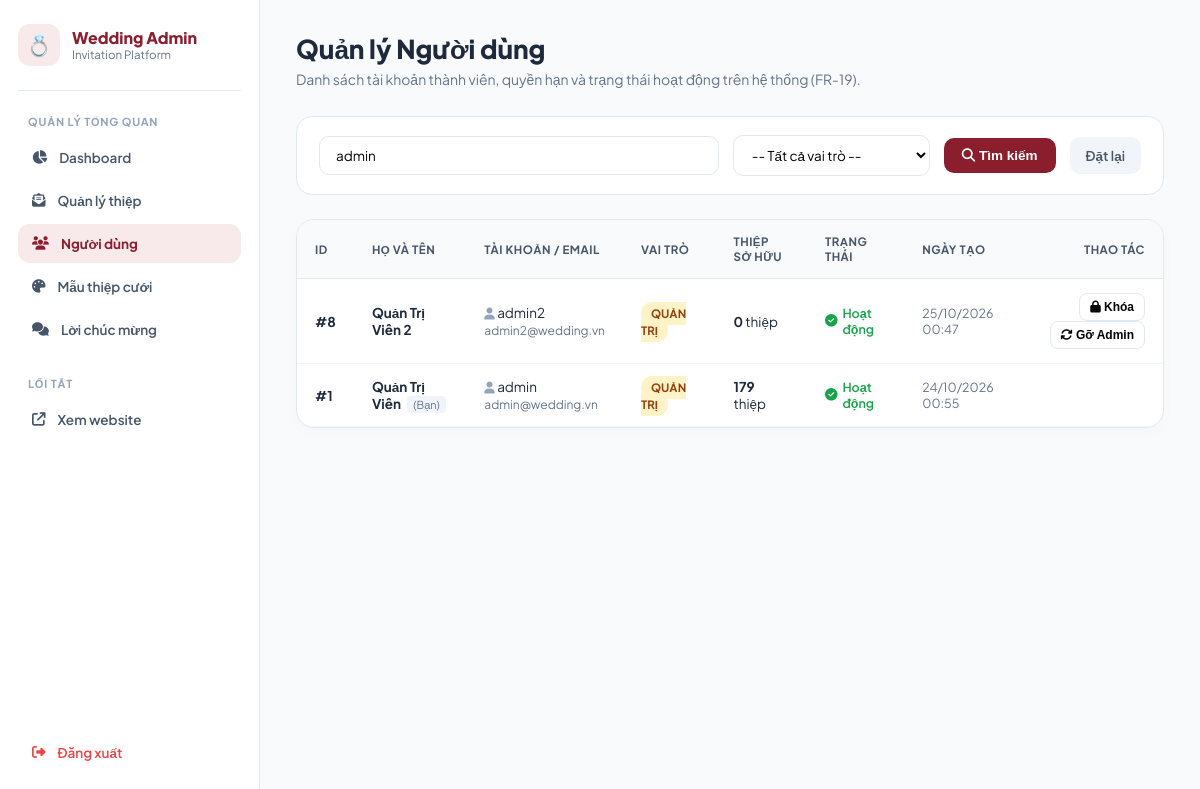
The page /admin/users/index.php?keyword=admin (signed in) on the database its author committed.
### tables this page shows
CREATE TABLE `users` (
  `id` int(11) NOT NULL AUTO_INCREMENT,
  `username` varchar(50) NOT NULL,
  `email` varchar(100) NOT NULL,
  `password_hash` varchar(255) NOT NULL,
  `full_name` varchar(100) NOT NULL,
  `role` enum('admin','customer') DEFAULT 'customer',
  `is_active` tinyint(1) DEFAULT 1,
  `created_at` timestamp NOT NULL DEFAULT current_timestamp(),
  PRIMARY KEY (`id`),
  UNIQUE KEY `username` (`username`),
  UNIQUE KEY `email` (`email`)
);

### config/auth.php (called while the page is built, shortened)
<?php
function isLoggedIn(): bool {
    return !empty($_SESSION['user_id']);
}
function currentUser(): ?array {
    return [
        'id'        => (int)($_SESSION['user_id'] ?? 0),
        'username'  => (string)($_SESSION['user_username'] ?? ''),
        'full_name' => (string)($_SESSION['user_full_name'] ?? ''),
        'email'     => (string)($_SESSION['user_email'] ?? ''),
        'role'      => (string)($_SESSION['user_role'] ?? 'customer')
    ];
}
        ?>

### admin/users/index.php (the view, shortened to what this page needs)
<?php
require_once __DIR__ . '/../../config/database.php';
require_once __DIR__ . '/../../config/auth.php';
$currentAdmin = currentUser();
$keyword = trim($_GET['keyword'] ?? '');
$roleFilter = $_GET['role'] ?? '';
$countSql = "SELECT COUNT(*) FROM users WHERE 1=1";
$listSql = "
    SELECT
        u.*,
        (SELECT COUNT(*) FROM weddings w WHERE w.user_id = u.id) AS wedding_count
    FROM users u
    WHERE 1=1
";
$params = [];
if ($keyword !== '') {
    $countSql .= " AND (username LIKE :kw OR email LIKE :kw OR full_name LIKE :kw)";
    $listSql  .= " AND (username LIKE :kw OR email LIKE :kw OR full_name LIKE :kw)";
    $params['kw'] = "%$keyword%";
}
$pagination = paginate($pdo, $countSql, $params, 10);
$listSql .= " ORDER BY u.id DESC LIMIT :limit OFFSET :offset";
$stmt = $pdo->prepare($listSql);
foreach ($params as $key => $val) {
    $stmt->bindValue(":$key", $val);
}
$stmt->bindValue(':limit', $pagination['per_page'], PDO::PARAM_INT);
$stmt->bindValue(':offset', $pagination['offset'], PDO::PARAM_INT);
$stmt->execute();
$users = $stmt->fetchAll();
?>
<!DOCTYPE html>
<html lang="vi">
<head>
    <link rel="stylesheet" href="https://cdnjs.cloudflare.com/ajax/libs/font-awesome/6.5.1/css/all.min.css">
    <link rel="stylesheet" href="https://cdn.jsdelivr.net/npm/sweetalert2@11/dist/sweetalert2.min.css">
</head>
<body>
<aside class="sidebar">
    <a href="/WeddingProject/admin/" class="brand">
        <div class="brand-icon">💍</div>
        <div>
            <div class="brand-title">Wedding Admin</div>
            <div class="brand-subtitle">Invitation Platform</div>
        </div>
    </a>
    <div class="menu-title">Quản lý tổng quan</div>
    <a href="/WeddingProject/admin/" class="menu-link">
        <i class="fa-solid fa-chart-pie"></i> Dashboard
    </a>
    <a href="/WeddingProject/admin/weddings/" class="menu-link">
        <i class="fa-solid fa-envelope-open-text"></i> Quản lý thiệp
    </a>
    <a href="/WeddingProject/admin/users/" class="menu-link active">
        <i class="fa-solid fa-users"></i> Người dùng
    </a>
    <a href="/WeddingProject/admin/templates/" class="menu-link">
        <i class="fa-solid fa-palette"></i> Mẫu thiệp cưới
    </a>
    <a href="/WeddingProject/admin/wishes/" class="menu-link">
        <i class="fa-solid fa-comments"></i> Lời chúc mừng
    </a>
    <div class="menu-title" style="margin-top: 24px;">Lối tắt</div>
    <a href="/WeddingProject/index.php" target="_blank" class="menu-link">
        <i class="fa-solid fa-arrow-up-right-from-square"></i> Xem website
    </a>
    <a href="/WeddingProject/logout.php" class="menu-link" style="color: #ef4444; margin-top: auto;">
        <i class="fa-solid fa-right-from-bracket"></i> Đăng xuất
    </a>
</aside>
<main class="main-content">
    <div class="top-header">
        <div>
            <h1>Quản lý Người dùng</h1>
            <p>Danh sách tài khoản thành viên, quyền hạn và trạng thái hoạt động trên hệ thống (FR-19).</p>
        </div>
    </div>
    <form method="get" action="index.php" class="filter-panel">
        <input
            type="text"
            name="keyword"
            class="search-input"
            placeholder="Tìm theo tên đăng nhập, email hoặc họ tên..."
            value="<?= htmlspecialchars($keyword, ENT_QUOTES, 'UTF-8') ?>"
        >
        <select name="role" class="filter-select">
            <option value="">-- Tất cả vai trò --</option>
        </select>
        <button type="submit" class="btn-filter">
            <i class="fa-solid fa-magnifying-glass"></i> Tìm kiếm
        </button>
        <?php if ($keyword !== '' || $roleFilter !== ''): ?>
            <a href="index.php" class="btn-reset">Đặt lại</a>
        <?php endif; ?>
    </form>
    <div class="card-table">
        <table>
            <thead>
                <tr>
                    <th>ID</th>
                    <th>Họ và tên</th>
                    <th>Tài khoản / Email</th>
                    <th>Vai trò</th>
                    <th>Thiệp sở hữu</th>
                    <th>Trạng thái</th>
                    <th>Ngày tạo</th>
                    <th style="text-align: right;">Thao tác</th>
                </tr>
            </thead>
            <tbody>
                <?php if (empty($users)): ?>
                    <tr>
                        <td colspan="8" style="text-align: center; padding: 40px; color: #94a3b8;">
                            Không tìm thấy người dùng nào phù hợp.
                        </td>
                    </tr>
                <?php else: ?>
                    <?php foreach ($users as $u): ?>
                        <tr>
                            <td><strong>#<?= (int)$u['id'] ?></strong></td>
                            <td>
                                <strong><?= htmlspecialchars($u['full_name'], ENT_QUOTES, 'UTF-8') ?></strong>
                                <?php if ((int)$u['id'] === (int)$currentAdmin['id']): ?>
                                    <span style="font-size:11px; background:#f1f5f9; padding:2px 6px; border-radius:4px; margin-left:4px; color:#64748b;">(Bạn)</span>
                                <?php endif; ?>
                            </td>
                            <td>
                                <div><i class="fa-solid fa-user" style="color:#94a3b8; font-size:12px;"></i> <?= htmlspecialchars($u['username'], ENT_QUOTES, 'UTF-8') ?></div>
                                <div style="color:#64748b; font-size:12px; margin-top:2px;"><?= htmlspecialchars($u['email'], ENT_QUOTES, 'UTF-8') ?></div>
                            </td>
                            <td>
                                <span class="badge-role <?= $u['role'] === 'admin' ? 'role-admin' : 'role-customer' ?>">
                                    <?= $u['role'] === 'admin' ? 'Quản trị' : 'Khách hàng' ?>
                                </span>
                            </td>
                            <td>
                                <strong><?= (int)$u['wedding_count'] ?></strong> thiệp
                            </td>
                            <td>
                                <?php if ((int)$u['is_active'] === 1): ?>
                                    <span class="badge-status status-active"><i class="fa-solid fa-circle-check"></i> Hoạt động</span>
                                <?php else: ?>
                                    <span class="badge-status status-locked"><i class="fa-solid fa-lock"></i> Đã khóa</span>
                                <?php endif; ?>
                            </td>
                            <td style="color:#64748b; font-size:12.5px;">
                                <?= date('d/m/Y H:i', strtotime($u['created_at'])) ?>
                            </td>
                            <td style="text-align: right;">
                                <?php if ((int)$u['id'] !== (int)$currentAdmin['id']): ?>
                                    <form method="post" action="index.php?<?= http_build_query($_GET) ?>" style="display:inline;">
                                        <button type="submit" class="btn-sm-action" title="<?= (int)$u['is_active'] === 1 ? 'Khóa tài khoản' : 'Mở khóa' ?>">
                                            <i class="fa-solid <?= (int)$u['is_active'] === 1 ? 'fa-lock text-danger' : 'fa-lock-open text-success' ?>"></i>
                                            <?= (int)$u['is_active'] === 1 ? 'Khóa' : 'Mở' ?>
                                        </button>
                                    </form>
                                    <form method="post" action="index.php?<?= http_build_query($_GET) ?>" style="display:inline;">
                                        <button type="submit" class="btn-sm-action" title="Chuyển sang <?= $u['role'] === 'admin' ? 'Khách hàng' : 'Quản trị' ?>">
                                            <i class="fa-solid fa-arrows-rotate"></i> <?= $u['role'] === 'admin' ? 'Gỡ Admin' : 'Thành Admin' ?>
                                        </button>
                                    </form>
                                <?php endif; ?>
                            </td>
                        </tr>
                    <?php endforeach; ?>
                <?php endif; ?>
            </tbody>
        </table>
    </div>
</main>
</body>
</html>

### admin/users/index.php (style rules this page uses)
:root { --wine: #8b1e2d; --wine-dark: #691520; --wine-light: #f8e9eb; --text-dark: #1e293b; --text-muted: #64748b; --border: #e2e8f0; }
* { box-sizing: border-box; margin: 0; padding: 0; }
body { font-family: 'Plus Jakarta Sans', sans-serif; background: #f8fafc; color: var(--text-dark); min-height: 100vh; display: flex; }
.sidebar { width: 260px; background: #ffffff; border-right: 1px solid var(--border); padding: 24px 18px; display: flex; flex-direction: column; flex-shrink: 0; min-height: 100vh; }
.brand { display: flex; align-items: center; gap: 12px; padding-bottom: 24px; border-bottom: 1px solid var(--border); margin-bottom: 24px; text-decoration: none; color: inherit; }
.brand-icon { width: 42px; height: 42px; background: var(--wine-light); color: var(--wine); border-radius: 12px; display: flex; align-items: center; justify-content: center; font-size: 20px; }
.brand-title { font-weight: 800; font-size: 16px; color: var(--wine); line-height: 1.2; }
.brand-subtitle { font-size: 11.5px; color: var(--text-muted); }
.menu-title { font-size: 11px; font-weight: 700; text-transform: uppercase; letter-spacing: 0.8px; color: #94a3b8; margin-bottom: 10px; padding-left: 10px; }
.menu-link { display: flex; align-items: center; gap: 12px; padding: 11px 14px; border-radius: 12px; color: #475569; text-decoration: none; font-size: 13.5px; font-weight: 600; margin-bottom: 4px; transition: all 0.2s; }
.menu-link.active { background: var(--wine-light); color: var(--wine); font-weight: 700; }
.main-content { flex: 1; padding: 32px 36px; overflow-y: auto; }
.top-header { display: flex; align-items: center; justify-content: space-between; margin-bottom: 28px; }
.top-header h1 { font-size: 26px; font-weight: 800; color: var(--text-dark); margin-bottom: 4px; }
.top-header p { color: var(--text-muted); font-size: 14px; }
.filter-panel { background: #ffffff; border: 1px solid var(--border); border-radius: 16px; padding: 18px 22px; margin-bottom: 24px; display: flex; gap: 14px; flex-wrap: wrap; align-items: center; }
.search-input { flex: 1; min-width: 240px; padding: 10px 16px; border-radius: 10px; border: 1.5px solid var(--border); font-family: inherit; font-size: 13.5px; outline: none; }
.filter-select { padding: 10px 14px; border-radius: 10px; border: 1.5px solid var(--border); font-family: inherit; font-size: 13.5px; outline: none; background: #fff; }
.btn-filter { padding: 10px 18px; border-radius: 10px; background: var(--wine); color: #fff; border: none; font-weight: 700; font-size: 13.5px; cursor: pointer; transition: background 0.2s; }
.btn-reset { padding: 10px 16px; border-radius: 10px; background: #f1f5f9; color: #475569; text-decoration: none; font-size: 13.5px; font-weight: 600; }
.card-table { background: #ffffff; border: 1px solid var(--border); border-radius: 18px; overflow: hidden; box-shadow: 0 4px 15px rgba(0,0,0,0.02); }
table { width: 100%; border-collapse: collapse; text-align: left; font-size: 13.5px; }
th { background: #f8fafc; padding: 14px 18px; font-weight: 700; color: #475569; border-bottom: 1px solid var(--border); text-transform: uppercase; font-size: 11.5px; letter-spacing: 0.5px; }
td { padding: 14px 18px; border-bottom: 1px solid #f1f5f9; vertical-align: middle; }
.badge-role { padding: 4px 10px; border-radius: 999px; font-size: 11.5px; font-weight: 700; text-transform: uppercase; }
.role-admin { background: #fef3c7; color: #92400e; }
.badge-status { display: inline-flex; align-items: center; gap: 5px; font-size: 12.5px; font-weight: 600; }
.status-active { color: #16a34a; }
.btn-sm-action { padding: 6px 10px; border-radius: 8px; border: 1px solid var(--border); background: #fff; font-size: 12px; font-weight: 600; cursor: pointer; transition: all 0.2s; }

### rows shown on the page
users: id "8", full_name "Quản Trị Viên 2", username "admin2", email "admin2@wedding.vn", role "QUẢN TRỊ", wedding_count "0", is_active 1 (drawn), created_at "25/10/2026 00:47"
users: id "1", full_name "Quản Trị Viên", shows "(Bạn)", username "admin", email "admin@wedding.vn", role "QUẢN TRỊ", wedding_count "179", is_active 1 (drawn), created_at "24/10/2026 00:55"
